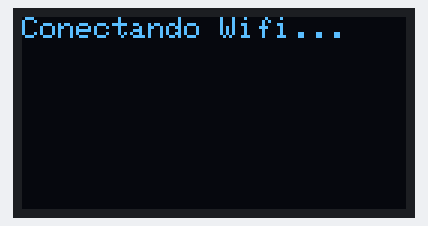
A sketch run on a simulated ESP32. Shown: 128×64 one-colour display. WiFi joins after 1.5 s; servers stay silent unless stated; network time is answered at once with the bench clock; the local clock reads 2024-03-15 10:24:30 at power-on unless the sketch sets it; what the sketch prints to the serial monitor is not drawn.

Above: at 0.4 s.
At 1.9 s:
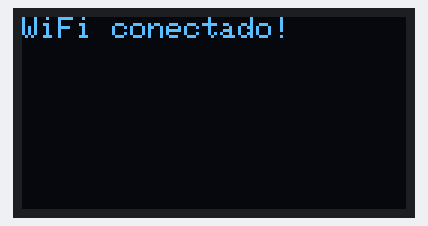
At 4.9 s:
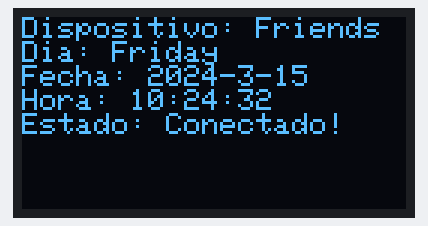

Measured:
- what the display in image 0 shows lasts 1.5 s, from 0.3 s to 1.8 s
- what the display in image 1 shows lasts 3.1 s, from 1.8 s to 4.9 s

The sketch:

Practica_3.ino
```cpp
#include <WiFi.h>             //Importamos la libreria de wifi
#include <NTPClient.h>        //importamos la librería del cliente NTP
#include <WiFiUdp.h>          //importamos librería UDP para comunicar con la libreria NTP

                              //Liberia para la pantalla OLED SH1106
#include <SPI.h>
#include <Wire.h>
#include <Adafruit_GFX.h>
#include <Adafruit_SH110X.h>

#define i2c_Address 0x3c        //Se inicializa con el I2C, con contraseña 0x3C de la OLED
#define SCREEN_WIDTH 128        //Ancho en pixeles de la OLED
#define SCREEN_HEIGHT 64        //Altura en pixeles de la OLED
#define OLED_RESET -1

// Declaración para la pantalla SH1106 conectada a I2C (pines SDA, SCL)
Adafruit_SH1106G display = Adafruit_SH1106G(SCREEN_WIDTH, SCREEN_HEIGHT, &Wire, OLED_RESET);

//Ajuste de wifi
#define WIFI_SSID   "TS-WISP/GUERRERO_RESENDIZ"    //Nombre de la red
#define WIFI_PASSWORD   "Gue.re20"                 //Contraseña
#define JST 3600*9

//declaración de variables
unsigned long epochTime;
String formattedTime = "";
int currentHour = 0;
int currentMinute = 0;
int currentSecond = 0;
String weekDay = "";
struct tm *ptm ;
int monthDay = 0;
int currentMonth = 0;
String currentMonthName = "";
int currentYear = 0;
String currentDate = "";
String message = "";

//Definir cliente NTP para obtener tiempo
WiFiUDP ntpUDP;
NTPClient timeClient(ntpUDP, "pool.ntp.org");

//Dias de la semana
String weekDays[7] = {"Sunday", "Monday", "Tuesday", "Wednesday", "Thursday", "Friday", "Saturday"};
//Nombre de meses
String months[12] = {"January", "February", "March", "April", "May", "June", "July", "August", "September", "October", "November", "December"};

void setup() {
  //código de configuración para ejecutar
  Serial.begin(9600);
  delay(250);
  Serial.print("\n\nRecargando:\n");

  // Dirección 0x3C por defecto
  display.begin(i2c_Address, true);
  display.clearDisplay();
  display.setTextColor(SH110X_WHITE);

  //Iniciando Wifi
  drawLog("Conectando Wifi...");
  WiFi.begin(WIFI_SSID, WIFI_PASSWORD);
  while (WiFi.status() != WL_CONNECTED) {
    Serial.print('.');
    delay(500);
  }
  Serial.println();
  Serial.printf("Conectando, direccion IP: ");  //Busca que exista coneccion con la direccion IP
  Serial.println(WiFi.localIP());
  drawLog("WiFi conectado!");                   //Se encuentra conectado con el Wifi
  display.clearDisplay();
  message = "Conectado!";
  //init and get the time
  timeClient.begin();
  timeClient.setTimeOffset(21600);
  delay(1000);
  Mensajes();
}

void Mensajes() {
  loop();
  display.setCursor(0, 0);
  display.println("Dispositivo: Friends");
  display.println("Dia: " + weekDay);
  display.print("Fecha: ");
  display.println(currentDate);
  display.print("Hora: ");
  display.println(formattedTime);
  display.print("Estado: ");
  display.println(message);
  display.display();
  delay(2000);
}

void loop() {
  //LLamar los formatos de tiempo
  timeClient.update();                          //Actualiza
  epochTime = timeClient.getEpochTime();
  formattedTime = timeClient.getFormattedTime();//Formato de tiempo
  Serial.print("Formato de tiempo: ");
  Serial.println(formattedTime);
  currentHour = timeClient.getHours();          //Horas
  currentMinute = timeClient.getMinutes();      //Minutos
  currentSecond = timeClient.getSeconds();      //Segundos
  weekDay = weekDays[timeClient.getDay()];      //Dia

  //Get a time structure
  tm *ptm = gmtime ((time_t *)&epochTime);
  monthDay = ptm->tm_mday;
  currentMonth = ptm->tm_mon + 1;
  currentMonthName = months[currentMonth - 1];
  currentYear = ptm->tm_year + 1900;

  //Print complete date:
  currentDate = String(currentYear) + "-" + String(currentMonth) + "-" + String(monthDay);
  Serial.println(currentDate);
  Serial.println("");
  delay(2000);
}

void drawLog(const char* msg) {
  display.clearDisplay();
  display.setCursor(0, 0);
  display.setTextSize(1);
  drawText(msg);
  display.display();
  delay(1);
}

void drawText(const char* text) {
  for (uint8_t i = 0; i < strlen(text); i++) {
    display.write(text[i]);
  }
}
```
